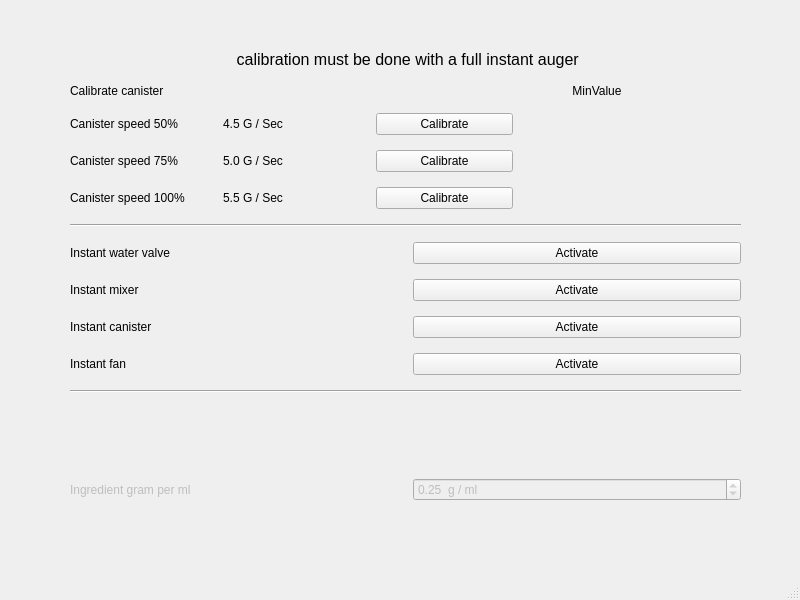
<?xml version="1.0" encoding="UTF-8"?>
<ui version="4.0">
 <class>WBSDInstantWindow</class>
 <widget class="QMainWindow" name="WBSDInstantWindow">
  <property name="geometry">
   <rect>
    <x>0</x>
    <y>0</y>
    <width>800</width>
    <height>600</height>
   </rect>
  </property>
  <property name="windowTitle">
   <string>Instant tests</string>
  </property>
  <widget class="QWidget" name="centralwidget">
   <widget class="QWidget" name="verticalLayoutWidget">
    <property name="geometry">
     <rect>
      <x>20</x>
      <y>20</y>
      <width>771</width>
      <height>481</height>
     </rect>
    </property>
    <layout class="QVBoxLayout" name="verticalLayout">
     <property name="spacing">
      <number>15</number>
     </property>
     <property name="leftMargin">
      <number>50</number>
     </property>
     <property name="topMargin">
      <number>30</number>
     </property>
     <property name="rightMargin">
      <number>50</number>
     </property>
     <item>
      <widget class="QLabel" name="label_7">
       <property name="font">
        <font>
         <pointsize>12</pointsize>
        </font>
       </property>
       <property name="text">
        <string> calibration must be done with a full instant auger</string>
       </property>
       <property name="alignment">
        <set>Qt::AlignCenter</set>
       </property>
      </widget>
     </item>
     <item>
      <layout class="QGridLayout" name="gridLayout_2" columnminimumwidth="0,0,0,0,0">
       <item row="3" column="1">
        <widget class="QLabel" name="lblCal100">
         <property name="text">
          <string>5.5 G / Sec</string>
         </property>
        </widget>
       </item>
       <item row="1" column="2">
        <widget class="QPushButton" name="btnCal50">
         <property name="text">
          <string>Calibrate</string>
         </property>
        </widget>
       </item>
       <item row="3" column="2">
        <widget class="QPushButton" name="btnCal100">
         <property name="text">
          <string>Calibrate</string>
         </property>
        </widget>
       </item>
       <item row="2" column="2">
        <widget class="QPushButton" name="btnCal75">
         <property name="text">
          <string>Calibrate</string>
         </property>
        </widget>
       </item>
       <item row="2" column="1">
        <widget class="QLabel" name="lblCal75">
         <property name="text">
          <string>5.0 G / Sec</string>
         </property>
        </widget>
       </item>
       <item row="0" column="0">
        <widget class="QLabel" name="label_6">
         <property name="sizePolicy">
          <sizepolicy hsizetype="Preferred" vsizetype="Fixed">
           <horstretch>0</horstretch>
           <verstretch>0</verstretch>
          </sizepolicy>
         </property>
         <property name="text">
          <string>Calibrate canister</string>
         </property>
        </widget>
       </item>
       <item row="1" column="1">
        <widget class="QLabel" name="lblCal50">
         <property name="text">
          <string>4.5 G / Sec</string>
         </property>
        </widget>
       </item>
       <item row="3" column="0">
        <widget class="QLabel" name="label_10">
         <property name="text">
          <string>Canister speed 100%</string>
         </property>
        </widget>
       </item>
       <item row="2" column="0">
        <widget class="QLabel" name="label_8">
         <property name="text">
          <string>Canister speed 75%</string>
         </property>
        </widget>
       </item>
       <item row="1" column="0">
        <widget class="QLabel" name="label_5">
         <property name="text">
          <string>Canister speed 50%</string>
         </property>
        </widget>
       </item>
       <item row="1" column="4">
        <widget class="QLabel" name="lb_img1">
         <property name="maximumSize">
          <size>
           <width>60</width>
           <height>16777215</height>
          </size>
         </property>
         <property name="text">
          <string/>
         </property>
        </widget>
       </item>
       <item row="2" column="4">
        <widget class="QLabel" name="lb_img2">
         <property name="maximumSize">
          <size>
           <width>60</width>
           <height>16777215</height>
          </size>
         </property>
         <property name="text">
          <string/>
         </property>
        </widget>
       </item>
       <item row="3" column="4">
        <widget class="QLabel" name="lb_img3">
         <property name="maximumSize">
          <size>
           <width>60</width>
           <height>16777215</height>
          </size>
         </property>
         <property name="text">
          <string/>
         </property>
        </widget>
       </item>
       <item row="1" column="3">
        <widget class="QLabel" name="label_min_50">
         <property name="layoutDirection">
          <enum>Qt::RightToLeft</enum>
         </property>
         <property name="text">
          <string/>
         </property>
         <property name="alignment">
          <set>Qt::AlignCenter</set>
         </property>
        </widget>
       </item>
       <item row="2" column="3">
        <widget class="QLabel" name="label_min_75">
         <property name="layoutDirection">
          <enum>Qt::RightToLeft</enum>
         </property>
         <property name="text">
          <string/>
         </property>
         <property name="alignment">
          <set>Qt::AlignCenter</set>
         </property>
        </widget>
       </item>
       <item row="3" column="3">
        <widget class="QLabel" name="label_min_100">
         <property name="layoutDirection">
          <enum>Qt::RightToLeft</enum>
         </property>
         <property name="text">
          <string/>
         </property>
         <property name="alignment">
          <set>Qt::AlignCenter</set>
         </property>
        </widget>
       </item>
       <item row="0" column="3">
        <widget class="QLabel" name="label_min_title_4">
         <property name="layoutDirection">
          <enum>Qt::RightToLeft</enum>
         </property>
         <property name="text">
          <string>MinValue</string>
         </property>
         <property name="alignment">
          <set>Qt::AlignCenter</set>
         </property>
        </widget>
       </item>
      </layout>
     </item>
     <item>
      <widget class="Line" name="line">
       <property name="orientation">
        <enum>Qt::Horizontal</enum>
       </property>
      </widget>
     </item>
     <item>
      <layout class="QGridLayout" name="gridLayout">
       <item row="3" column="0">
        <widget class="QLabel" name="label_4">
         <property name="text">
          <string>Instant fan</string>
         </property>
        </widget>
       </item>
       <item row="1" column="1">
        <widget class="QPushButton" name="instantMixer">
         <property name="text">
          <string>Activate</string>
         </property>
        </widget>
       </item>
       <item row="0" column="1">
        <widget class="QPushButton" name="instantWaterVal">
         <property name="text">
          <string>Activate</string>
         </property>
        </widget>
       </item>
       <item row="2" column="1">
        <widget class="QPushButton" name="instantCanister">
         <property name="text">
          <string>Activate</string>
         </property>
        </widget>
       </item>
       <item row="1" column="0">
        <widget class="QLabel" name="label_2">
         <property name="text">
          <string>Instant mixer</string>
         </property>
        </widget>
       </item>
       <item row="2" column="0">
        <widget class="QLabel" name="label_3">
         <property name="text">
          <string>Instant canister</string>
         </property>
        </widget>
       </item>
       <item row="0" column="0">
        <widget class="QLabel" name="label">
         <property name="text">
          <string>Instant water valve</string>
         </property>
        </widget>
       </item>
       <item row="3" column="1">
        <widget class="QPushButton" name="instantFan">
         <property name="text">
          <string>Activate</string>
         </property>
        </widget>
       </item>
      </layout>
     </item>
     <item>
      <widget class="Line" name="line_2">
       <property name="orientation">
        <enum>Qt::Horizontal</enum>
       </property>
      </widget>
     </item>
     <item>
      <layout class="QGridLayout" name="gridLayout_3">
       <item row="1" column="0">
        <widget class="QLabel" name="label_12">
         <property name="enabled">
          <bool>false</bool>
         </property>
         <property name="text">
          <string>Ingredient gram per ml</string>
         </property>
        </widget>
       </item>
       <item row="1" column="1">
        <widget class="QDoubleSpinBox" name="spIngVolGr">
         <property name="enabled">
          <bool>false</bool>
         </property>
         <property name="suffix">
          <string>  g / ml</string>
         </property>
         <property name="minimum">
          <double>0.050000000000000</double>
         </property>
         <property name="maximum">
          <double>2.000000000000000</double>
         </property>
         <property name="singleStep">
          <double>0.010000000000000</double>
         </property>
         <property name="value">
          <double>0.250000000000000</double>
         </property>
        </widget>
       </item>
       <item row="0" column="0">
        <spacer name="verticalSpacer">
         <property name="orientation">
          <enum>Qt::Vertical</enum>
         </property>
         <property name="sizeHint" stdset="0">
          <size>
           <width>20</width>
           <height>40</height>
          </size>
         </property>
        </spacer>
       </item>
      </layout>
     </item>
    </layout>
   </widget>
  </widget>
  <widget class="QMenuBar" name="menubar">
   <property name="geometry">
    <rect>
     <x>0</x>
     <y>0</y>
     <width>800</width>
     <height>21</height>
    </rect>
   </property>
  </widget>
  <widget class="QStatusBar" name="statusbar"/>
 </widget>
 <tabstops>
  <tabstop>instantWaterVal</tabstop>
  <tabstop>instantMixer</tabstop>
  <tabstop>instantCanister</tabstop>
  <tabstop>instantFan</tabstop>
 </tabstops>
 <resources/>
 <connections/>
</ui>
